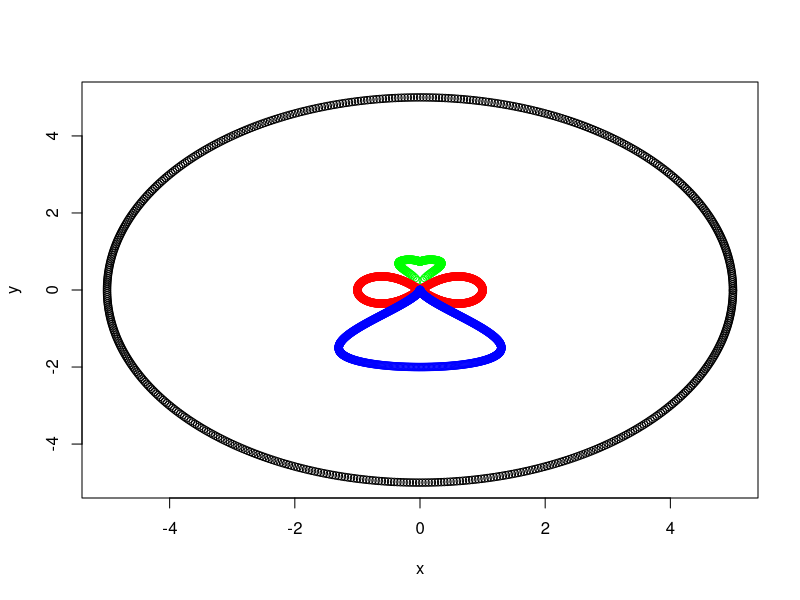

Write R code to recreate this figure.
# circulo (de memória)
t=(0:628)/100
scale=5;
x = scale*cos(t);
y = scale*sin(t);
plot(x,y);

# curva em forma de coração https://mathworld.wolfram.com/HeartCurve.html
t=(-100:100)/100
x=sin(t)*cos(t)*log(abs(t))
y=abs(t)^0.3*sqrt(cos(t))
points(x,y, col='green')

# leminiscata de Bernoulli https://gamedev.stackexchange.com/questions/43691/how-can-i-move-an-object-in-an-infinity-or-figure-8-trajectory
t=(0:628)/100
scale = 2 / (3 - cos(2*t));
x = scale * cos(t);
y = scale * sin(2*t) / 2;
points(x,y, col='red');

# gota  https://math.stackexchange.com/questions/51539/a-math-function-that-draws-water-droplet-shape
a=1
b=1
ytrans=2;
x = a*(1-sin(t)) * cos(t)
y = b*(sin(t)-1)
points(x,y, col='blue')
